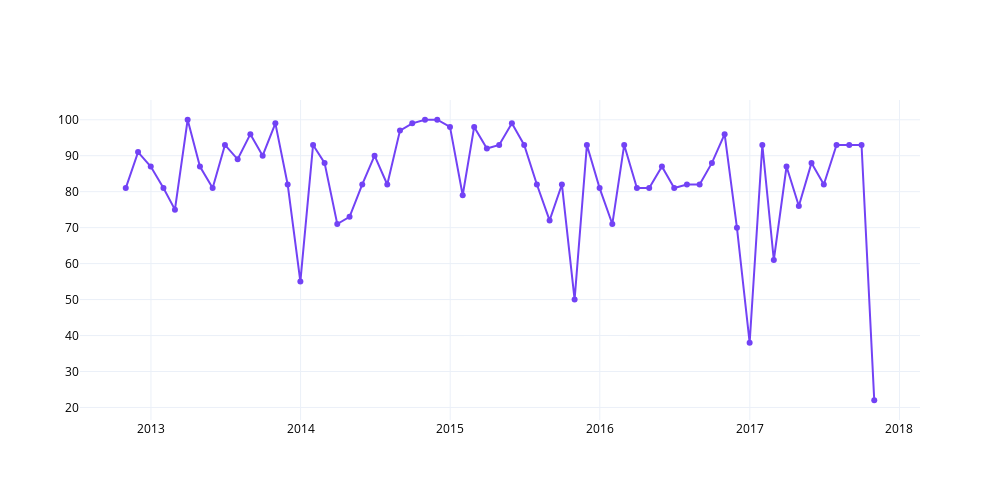

Notebook code for this chart:
### Code cell
# Mensile
umi_men = umidita.asfreq("M")
fig = go.Figure()

fig.add_trace(
    go.Scatter(
        y = umi_men["San Francisco"],
        x = umi_men.index,
        mode = "lines+markers",
        line_color = "#7242f5"
    )
)

fig.update_layout(
    template = "plotly_white",
    font_color = "black",
    height = 500,
    width = 1000
)
